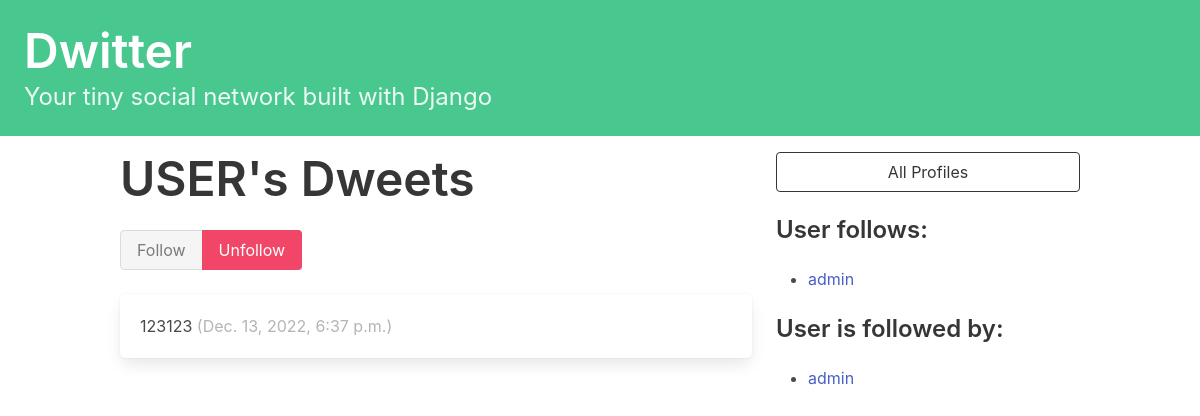
The app's page /profile/2 (signed in) with its own data.
### dwitter/models.py (models this page shows, shortened)
class Profile(models.Model):
    user = models.OneToOneField(User, on_delete=models.CASCADE)
    follows = models.ManyToManyField(
        "self", related_name="followed_by", symmetrical=False, blank=True
    )
    def __str__(self):
        return self.user.username

class Dweet(models.Model):
    user = models.ForeignKey(
        User, related_name="dweets", on_delete=models.DO_NOTHING
    )
    body = models.CharField(max_length=140)
    created_at = models.DateTimeField(auto_now_add=True)

### dwitter/views.py (the view, shortened to what this page needs)
# urls.py: path("profile/<int:pk>", profile, name="profile"),
def profile(request, pk):
    if not hasattr(request.user, 'profile'):
        missing_profile = Profile(user=request.user)
        missing_profile.save()
    profile = Profile.objects.get(pk=pk)
    return render(request, "dwitter/profile.html", {"profile": profile})

### dwitter/templates/dwitter/profile.html (shortened to what this page needs)
{% extends 'base.html' %}
{% block content %}
<div class="column">
    <div class="block">
    <h1 class="title is-1">
        {{profile.user.username|upper}}'s Dweets
    </h1>
    <form method="post">
        <div class="buttons has-addons">
        {% if profile in user.profile.follows.all %}
            <button class="button is-success is-static">
                Follow
            </button>
            <button class="button is-danger"
                    name="follow"
                    value="unfollow">
                Unfollow
            </button>
        {% endif %}
        </div>
    </form>
    </div>
    <div class="content">
        {% for dweet in profile.user.dweets.all %}
            <div class="box">
                {{ dweet.body }}
                <span class="is-small has-text-grey-light">
                    ({{ dweet.created_at }})
                </span>
            </div>
        {% endfor %}
    </div>
</div>
<div class="column is-one-third">
    <div class="block">
        <a href="{% url 'dwitter:profile_list' %}">
            <button class="button is-dark is-outlined is-fullwidth">
                All Profiles
            </button>
        </a>
    </div>
    <div class="block">
        <h3 class="title is-4">
            {{profile.user.username}} follows:
        </h3>
        <div class="content">
            <ul>
            {% for following in profile.follows.all %}
                <li>
                    <a href="{% url 'dwitter:profile' following.id %} ">
                        {{ following }}
                    </a>
                </li>
            {% endfor %}
            </ul>
        </div>
    </div>
    <div class="block">
        <h3 class="title is-4">
            {{profile.user.username}} is followed by:
        </h3>
        <div class="content">
            <ul>
            {% for follower in profile.followed_by.all %}
                <li>
                    <a href="{% url 'dwitter:profile' follower.id %} ">
                        {{ follower }}
                    </a>
                </li>
            {% endfor %}
            </ul>
        </div>
    </div>
</div>
{% endblock content %}

### records on screen
Profile: user.username "USER", user.username "User"
Dweet: body "123123", created_at "Dec. 13, 2022, 6:37 p.m."
Profile: user.username "admin"
